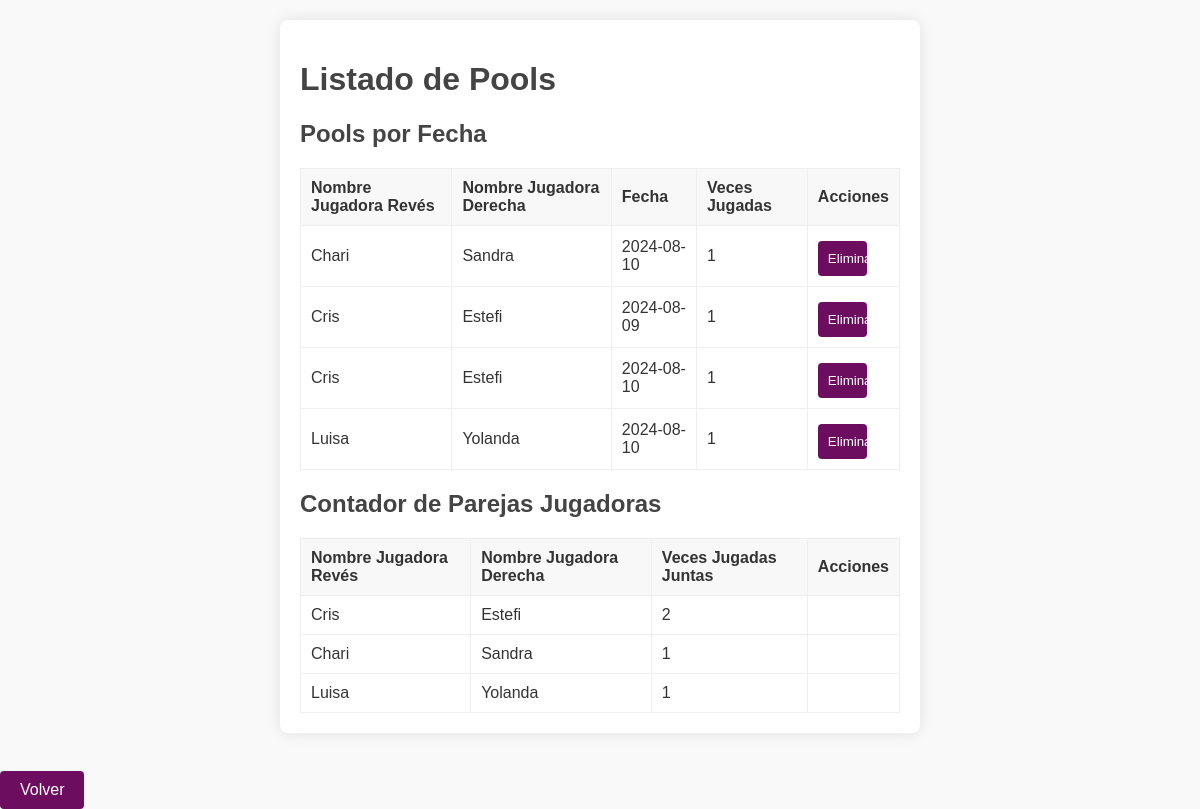
/view_all_pools, run on the app's committed database.
### tables this page shows
CREATE TABLE pool (
                            id INTEGER PRIMARY KEY AUTOINCREMENT,
                            reves TEXT,
                            derecha TEXT,
                            fecha TEXT,
                            observaciones TEXT);

### app.py (the view)
@app.route('/view_all_pools')
def view_all_pools():
    with sqlite3.connect('database.db') as conn:
        cursor = conn.cursor()
        cursor.execute('''
            SELECT reves, derecha, fecha, COUNT(*) as times_played, id
            FROM pool
            GROUP BY reves, derecha, fecha
            ORDER BY times_played DESC
        ''')
        pools_by_date = cursor.fetchall()
        cursor.execute('''
            SELECT reves, derecha, COUNT(*) as times_played_together
            FROM pool
            GROUP BY reves, derecha
            ORDER BY times_played_together DESC
        ''')
        pairs_count = cursor.fetchall()
    return render_template('view_all_pools.html', pools_by_date=pools_by_date, pairs_count=pairs_count)

### TEMPLATES/view_all_pools.html (shortened to what this page needs)
<!DOCTYPE html>
<html lang="es">
<head>
    <link rel="stylesheet" href="{{ url_for('static', filename='styles.css') }}">
</head>
<body>
  <div class="container-1">
    <h1>Listado de Pools</h1>
    <h2>Pools por Fecha</h2>
    <table border="1">
        <thead>
            <tr>
                <th>Nombre Jugadora Revés</th>
                <th>Nombre Jugadora Derecha</th>
                <th>Fecha</th>
                <th>Veces Jugadas</th>
                <th>Acciones</th>
            </tr>
        </thead>
        <tbody>
            {% for pool in pools_by_date %}
            <tr>
                <td>{{ pool[0] if pool[0] is not none else 'Desconocido' }}</td>
                <td>{{ pool[1] if pool[1] is not none else 'Desconocido' }}</td>
                <td>{{ pool[2] if pool[2] is not none else 'Desconocido' }}</td>
                <td>{{ pool[3] }}</td>
                <td>
                    <form action="{{ url_for('delete_pool', pool_id=pool[4]) }}" method="post" style="display:inline;">
                        <button type="submit">Eliminar</button>
                    </form>
                </td>
            </tr>
            {% endfor %}
        </tbody>
    </table>
    <h2>Contador de Parejas Jugadoras</h2>
    <table border="1">
        <thead>
            <tr>
                <th>Nombre Jugadora Revés</th>
                <th>Nombre Jugadora Derecha</th>
                <th>Veces Jugadas Juntas</th>
                <th>Acciones</th>
            </tr>
        </thead>
        <tbody>
            {% for pair in pairs_count %}
            <tr>
                <td>{{ pair[0] if pair[0] is not none else 'Desconocido' }}</td>
                <td>{{ pair[1] if pair[1] is not none else 'Desconocido' }}</td>
                <td>{{ pair[2] }}</td>
                <td>
                </td>
            </tr>
            {% endfor %}
        </tbody>
    </table>
  </div>
    <br>
    <a href="{{ url_for('pool') }}" class="button">Volver</a>
</body>
</html>

### STATIC/styles.css (style rules this page uses)
body { font-family: 'Arial', sans-serif; margin: 0; padding: 0; background-color: #f9f9f9; color: #333; }
.container-1 { width: 50%; margin: 20px auto; padding: 20px; background-color: #fff; box-shadow: 0 0 15px rgba(0, 0, 0, 0.1); border-radius: 8px; }
h1, h2 { color: #444; }
form { margin-bottom: 20px; }
input[type="text"], input[type="number"], input[type="checkbox"], button { width: calc(100% - 22px); padding: 10px; margin-top: 5px; border: 1px solid #ddd; border-radius: 4px; display: inline-block; box-sizing: border-box; }
button { background-color: #6d0d60; color: #fff; border: none; cursor: pointer; transition: background-color 0.3s; width: calc(100% - 22px); }
table { width: 100%; border-collapse: collapse; margin-top: 20px; }
table, th, td { border: 1px solid #eee; }
th, td { padding: 10px; text-align: left; }
th { background-color: #f8f8f8; }
.button { display: inline-block; padding: 10px 20px; background-color: #6d0d60; color: white; text-align: center; text-decoration: none; border-radius: 4px; cursor: pointer; transition: background-color 0.3s; }

### data on the page
pool: reves "Chari", derecha "Sandra", fecha "2024-08-10", pool "1", pair "1"
pool: reves "Cris", derecha "Estefi", fecha "2024-08-09", pool "1"
pool: reves "Cris", derecha "Estefi", fecha "2024-08-10", pool "1"
pool: reves "Luisa", derecha "Yolanda", fecha "2024-08-10", pool "1", pair "1"

### other printed values
{{ pair[0] if pair[0] is not none else 'Desconocido' }} "Cris"
{{ pair[1] if pair[1] is not none else 'Desconocido' }} "Estefi"
{{ pair[2] }} "2"
